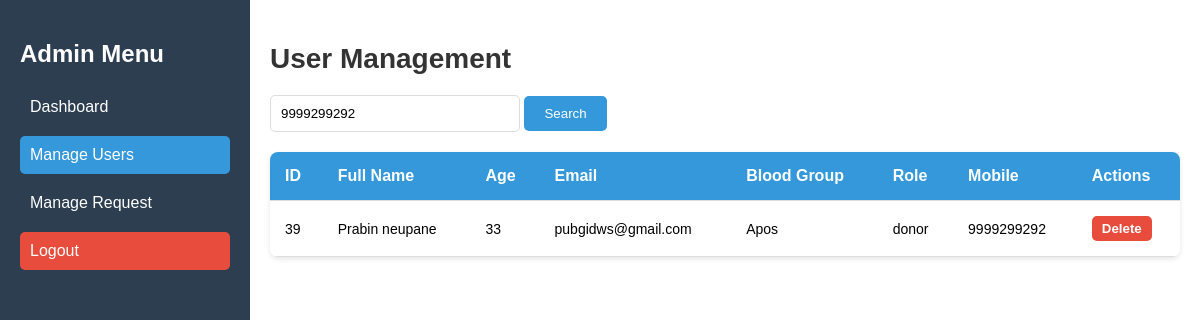
The app's page /admin/manage_user.php?mobile=9999299292 (signed in) with its own data.
### tables this page shows
CREATE TABLE `users` (
  `id` int NOT NULL,
  `password` varchar(100) NOT NULL,
  `fullname` varchar(100) NOT NULL,
  `age` int NOT NULL,
  `sex` varchar(10) DEFAULT NULL,
  `blood_type` enum('Apos','Aneg','Bpos','Bneg','Opos','Oneg','ABpos','ABneg') DEFAULT NULL,
  `mobile` varchar(100) NOT NULL,
  `email` varchar(100) NOT NULL,
  `weight` int DEFAULT NULL,
  `state` varchar(100) NOT NULL,
  `latitude` double(9,6) DEFAULT NULL,
  `longitude` double(9,6) DEFAULT NULL,
  `role` varchar(50) DEFAULT NULL,
  `reset_token` varchar(255) DEFAULT NULL,
  `reset_token_expiry` datetime DEFAULT NULL,
  `otp` varchar(6) DEFAULT NULL,
  `otp_expiry` datetime DEFAULT NULL
);

### includes/UserManager.php (called while the page is built, shortened)
<?php
class UserManager {
    private $con;
    public function __construct($con) {
        $this->con = $con;
    }
    public function searchUsersByMobile($mobile) {
        $query = "SELECT * FROM users WHERE mobile LIKE ?";
        $stmt = $this->con->prepare($query);
        $searchTerm = '%' . $mobile . '%';
        $stmt->bind_param('s', $searchTerm);
        $stmt->execute();
        return $stmt->get_result();
    }
}
?>

### admin/manage_user.php (the view, shortened to what this page needs)
<?php
require '../includes/UserManager.php';
$db = new Database();
$con = $db->getConnection();
$userManager = new UserManager($con);
$mobile = isset($_GET['mobile']) ? $_GET['mobile'] : '';
if (!empty($mobile)) {
    $users_result = $userManager->searchUsersByMobile($mobile);
} else {
    $users_result = $userManager->getUsers();
}
?>
<!DOCTYPE html>
<html>
<head>
    <link rel="stylesheet" type="text/css" href="../css/style.css">
</head>
<body>
    <div class="dashboard">
        <div class="side-menu">
            <h2>Admin Menu</h2>
            <a href="admin_dashboard.php">Dashboard</a>
            <a href="manage_user.php" class="active">Manage Users</a>
            <a href="manage_request.php" >Manage Request</a>
            <a href="../logout.php" class="logout-btn">Logout</a>
        </div>
        <div class="dashboard-content">
            <h2>User Management</h2>
            <form method="GET" action="manage_user.php">
                <input type="text" name="mobile" placeholder="Search by Mobile Number" value="<?php echo isset($_GET['mobile']) ? htmlspecialchars($_GET['mobile']) : ''; ?>">
                <button type="submit">Search</button>
            </form>
            <table>
                <thead>
                    <tr>
                        <th>ID</th>
                        <th>Full Name</th>
                        <th>Age</th>
                        <th>Email</th>
                        <th>Blood Group</th>
                        <th>Role</th>
                        <th>Mobile</th>
                        <th>Actions</th>
                    </tr>
                </thead>
                <tbody>
                    <?php while ($user = $users_result->fetch_assoc()): ?>
                        <tr>
                            <td><?php echo htmlspecialchars($user['id']); ?></td>
                            <td><?php echo htmlspecialchars($user['fullname']); ?></td>
                            <td><?php echo htmlspecialchars($user['age']); ?></td>
                            <td><?php echo htmlspecialchars($user['email']); ?></td>
                            <td><?php echo htmlspecialchars($user['blood_type']); ?></td>
                            <td><?php echo htmlspecialchars($user['role']); ?></td>
                            <td><?php echo htmlspecialchars($user['mobile']); ?></td>
                            <td class="actions">
                                <form action="manage_user.php" method="post" style="display:inline;">
                                    <button type="submit" name="delete" class="delete-btn" onclick="confirmDeletion(event)">Delete</button>
                                </form>
                            </td>
                        </tr>
                    <?php endwhile; ?>
                </tbody>
            </table>
        </div>
    </div>
</body>
</html>

### css/style.css (style rules this page uses)
* { box-sizing: border-box; }
body { font-family: Arial, sans-serif; background-color: #f0f2f5; margin: 0; }

### admin/manage_user.php (style rules this page uses)
body { font-family: 'Arial', sans-serif; background: #f0f2f5; margin: 0; padding: 0; display: flex; height: 100vh; flex-direction: column; }
.dashboard { display: flex; flex: 1; }
.side-menu { width: 250px; background-color: #2c3e50; color: #fff; padding: 20px; height: 100%; box-shadow: 2px 0 5px rgba(0, 0, 0, 0.1); }
.side-menu h2 { font-size: 24px; margin-bottom: 20px; }
.side-menu a { display: block; color: #fff; text-decoration: none; padding: 10px; margin: 10px 0; border-radius: 5px; transition: background-color 0.3s ease; }
.side-menu a.active { background-color: #3498db; }
.side-menu a.logout-btn { background-color: #e74c3c; }
.dashboard-content { flex: 1; padding: 20px; background-color: #fff; overflow: auto; }
.dashboard-content h2 { font-size: 28px; margin-bottom: 20px; color: #333; }
form { margin-bottom: 20px; }
form input[type="text"] { padding: 10px; width: 250px; border: 1px solid #ddd; border-radius: 5px; }
form button { padding: 10px 20px; background-color: #3498db; color: #fff; border: none; border-radius: 5px; cursor: pointer; }
table { width: 100%; border-collapse: collapse; margin-top: 20px; border-radius: 8px; overflow: hidden; box-shadow: 0 2px 5px rgba(0, 0, 0, 0.1); }
thead { background-color: #3498db; color: #fff; }
th, td { padding: 15px; text-align: left; border-bottom: 1px solid #ddd; }
th { font-size: 16px; }
td { font-size: 14px; }
.actions .delete-btn { color: #fff; font-weight: bold; text-decoration: none; border: none; background: #e74c3c; padding: 5px 10px; border-radius: 5px; cursor: pointer; }

### records on screen
users: id "39", fullname "Prabin neupane", age "33", email "pubgidws@gmail.com", blood_type "Apos", role "donor", mobile "9999299292"
